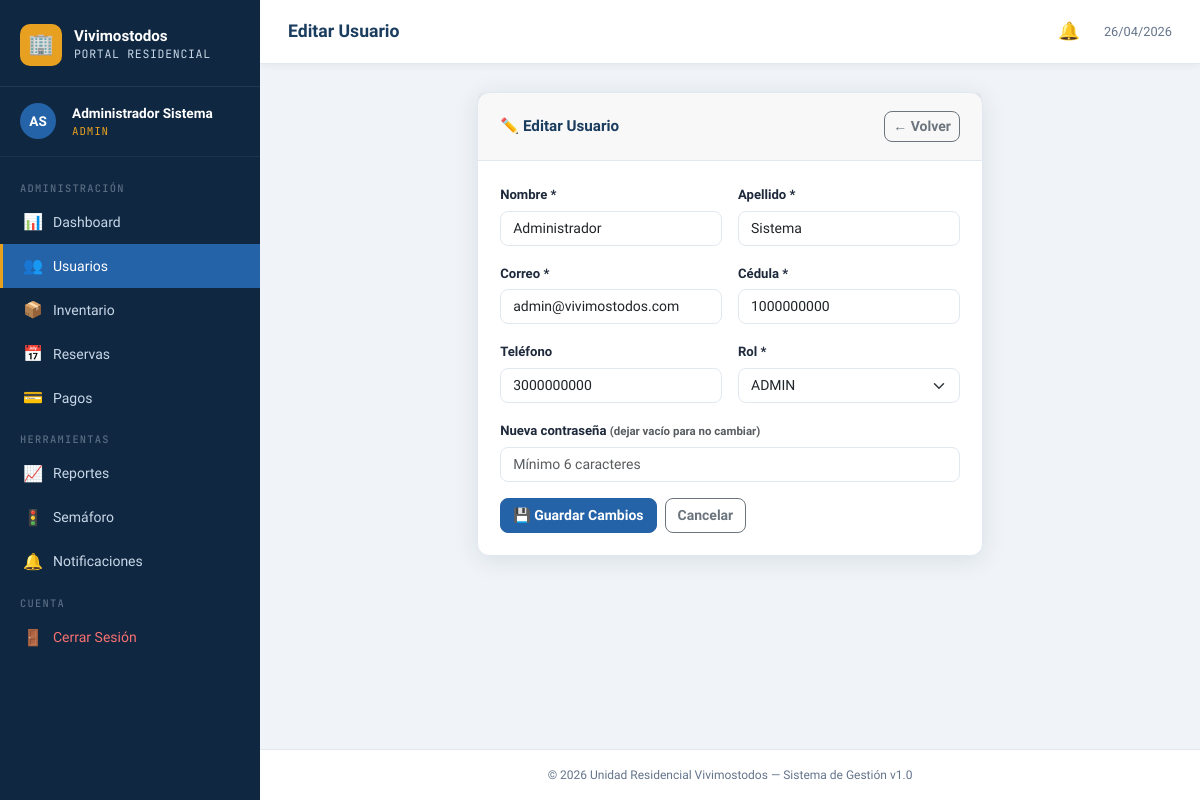
The page /admin/usuarios/editar.php?id=1 (signed in) on the database its author committed.
### tables this page shows
CREATE TABLE IF NOT EXISTS usuarios (
    id_usuario      INT AUTO_INCREMENT PRIMARY KEY,
    nombre          VARCHAR(100) NOT NULL,
    apellido        VARCHAR(100) NOT NULL,
    correo          VARCHAR(150) UNIQUE NOT NULL,
    password        VARCHAR(255) NOT NULL,
    cedula          VARCHAR(20)  UNIQUE NOT NULL,
    telefono        VARCHAR(20),
    rol             ENUM('ADMIN','RESIDENTE','SUPERVISOR') NOT NULL,
    estado          ENUM('ACTIVO','INACTIVO') DEFAULT 'ACTIVO',
    fecha_creacion  TIMESTAMP DEFAULT CURRENT_TIMESTAMP
);

### config/session.php (called while the page is built, shortened)
<?php
function currentUser(): ?array {
    return $_SESSION['usuario'] ?? null;
}
function currentRole(): ?string {
    return $_SESSION['usuario']['rol'] ?? null;
}

### config/functions.php (called while the page is built, shortened)
<?php
function sanitize(string $str): string {
    return htmlspecialchars(trim($str), ENT_QUOTES, 'UTF-8');
}

### admin/usuarios/editar.php (the view, shortened to what this page needs)
<?php
require_once 'C:\xampp\htdocs\vivimostodos/config/session.php';
require_once 'C:\xampp\htdocs\vivimostodos/config/functions.php';
$db = getDB();
$pageTitle = 'Editar Usuario';
$id = (int)($_GET['id'] ?? 0);
$stmt = $db->prepare("SELECT * FROM usuarios WHERE id_usuario = ?");
$stmt->execute([$id]);
$usuario = $stmt->fetch();
include 'C:/xampp/htdocs/vivimostodos/includes/header.php';
include 'C:/xampp/htdocs/vivimostodos/includes/sidebar.php';
?>
<div class="row justify-content-center">
    <div class="col-lg-7">
        <div class="card animate-in">
            <div class="card-header">
                <h5>✏️ Editar Usuario</h5>
                <a href="index.php" class="btn btn-sm btn-outline-secondary">← Volver</a>
            </div>
            <div class="card-body">
                <form method="POST" action="">
                    <div class="row g-3">
                        <div class="col-md-6">
                            <label class="form-label">Nombre *</label>
                            <input type="text" name="nombre" class="form-control" value="<?= sanitize($usuario['nombre']) ?>" required>
                        </div>
                        <div class="col-md-6">
                            <label class="form-label">Apellido *</label>
                            <input type="text" name="apellido" class="form-control" value="<?= sanitize($usuario['apellido']) ?>" required>
                        </div>
                        <div class="col-md-6">
                            <label class="form-label">Correo *</label>
                            <input type="email" name="correo" class="form-control" value="<?= sanitize($usuario['correo']) ?>" required>
                        </div>
                        <div class="col-md-6">
                            <label class="form-label">Cédula *</label>
                            <input type="text" name="cedula" class="form-control" value="<?= sanitize($usuario['cedula']) ?>" required>
                        </div>
                        <div class="col-md-6">
                            <label class="form-label">Teléfono</label>
                            <input type="text" name="telefono" class="form-control" value="<?= sanitize($usuario['telefono']) ?>">
                        </div>
                        <div class="col-md-6">
                            <label class="form-label">Rol *</label>
                            <select name="rol" class="form-select" required>
                                <?php foreach (['ADMIN','RESIDENTE','SUPERVISOR'] as $r): ?>
                                <option value="<?= $r ?>" <?= $usuario['rol'] === $r ? 'selected' : '' ?>><?= $r ?></option>
                                <?php endforeach; ?>
                            </select>
                        </div>
                        <div class="col-12">
                            <label class="form-label">Nueva contraseña <small class="text-muted">(dejar vacío para no cambiar)</small></label>
                            <input type="password" name="password" class="form-control" placeholder="Mínimo 6 caracteres">
                        </div>
                        <div class="col-12 d-flex gap-2">
                            <button type="submit" class="btn btn-primary">💾 Guardar Cambios</button>
                            <a href="index.php" class="btn btn-outline-secondary">Cancelar</a>
                        </div>
                    </div>
                </form>
            </div>
        </div>
    </div>
</div>
<?php include 'C:/xampp/htdocs/vivimostodos/includes/footer.php'; ?>

### includes/sidebar.php (shortened to what this page needs)
<?php
require_once 'C:\xampp\htdocs\vivimostodos/config/session.php';
require_once 'C:\xampp\htdocs\vivimostodos/config/functions.php';
$user = currentUser();
$rol  = currentRole();
$initials = strtoupper(substr($user['nombre'],0,1) . substr($user['apellido'],0,1));
?>
<aside class="sidebar">
    <div class="sidebar-brand">
        <a href="#" class="brand-logo">
            <div class="brand-icon">🏢</div>
            <div class="brand-text">
                <strong>Vivimostodos</strong>
                <span>Portal Residencial</span>
            </div>
        </a>
    </div>
    <div class="sidebar-user d-flex align-items-center gap-3">
        <div class="user-avatar"><?= $initials ?></div>
        <div class="user-info">
            <div class="user-name"><?= sanitize($user['nombre']) ?> <?= sanitize($user['apellido']) ?></div>
            <div class="user-role"><?= $rol ?></div>
        </div>
    </div>
    <nav class="sidebar-nav">
        <?php if ($rol === 'ADMIN'): ?>
        <div class="nav-section-title">Administración</div>
        <a href="/vivimostodos/admin/dashboard.php" class="sidebar-link <?= str_contains($_SERVER['REQUEST_URI'],'dashboard') ? 'active' : '' ?>">
            <span class="icon">📊</span> Dashboard
        </a>
        <a href="/vivimostodos/admin/usuarios/index.php" class="sidebar-link <?= str_contains($_SERVER['REQUEST_URI'],'/usuarios/') ? 'active' : '' ?>">
            <span class="icon">👥</span> Usuarios
        </a>
        <a href="/vivimostodos/admin/inventario/index.php" class="sidebar-link <?= str_contains($_SERVER['REQUEST_URI'],'/inventario/') ? 'active' : '' ?>">
            <span class="icon">📦</span> Inventario
        </a>
        <a href="/vivimostodos/admin/reservas/index.php" class="sidebar-link <?= str_contains($_SERVER['REQUEST_URI'],'/reservas/') ? 'active' : '' ?>">
            <span class="icon">📅</span> Reservas
        </a>
        <a href="/vivimostodos/admin/pagos/index.php" class="sidebar-link <?= str_contains($_SERVER['REQUEST_URI'],'/pagos/') ? 'active' : '' ?>">
            <span class="icon">💳</span> Pagos
        </a>
        <div class="nav-section-title">Herramientas</div>
        <a href="/vivimostodos/admin/reportes/index.php" class="sidebar-link <?= str_contains($_SERVER['REQUEST_URI'],'/reportes/') ? 'active' : '' ?>">
            <span class="icon">📈</span> Reportes
        </a>
        <a href="/vivimostodos/admin/reportes/semaforo.php" class="sidebar-link">
            <span class="icon">🚦</span> Semáforo
        </a>
        <a href="/vivimostodos/admin/notificaciones/enviar.php" class="sidebar-link">
            <span class="icon">🔔</span> Notificaciones
        </a>
        <?php endif; ?>
        <div class="nav-section-title" style="margin-top:auto">Cuenta</div>
        <a href="/vivimostodos/logout.php" class="sidebar-link" style="color:#f87171">
            <span class="icon">🚪</span> Cerrar Sesión
        </a>
    </nav>
</aside>
<div class="main-wrapper">
    <div class="topbar">
        <div class="d-flex align-items-center gap-3">
            <span class="topbar-title"><?= $pageTitle ?? 'Panel' ?></span>
        </div>
        <div class="topbar-right">
            <div class="position-relative">
                <button class="notif-btn" id="notif-btn" title="Notificaciones">
                    🔔
                </button>
            </div>
            <span style="font-size:.8rem;color:var(--text-muted)"><?= date('d/m/Y') ?></span>
        </div>
    </div>
    <div class="page-content">

### rows shown on the page
usuarios: initials "AS", nombre "Administrador", apellido "Sistema", correo "admin@vivimostodos.com", cedula "1000000000", telefono "3000000000", rol "ADMIN"

### other values the page prints
$rol "ADMIN"
$pageTitle "Editar Usuario"
